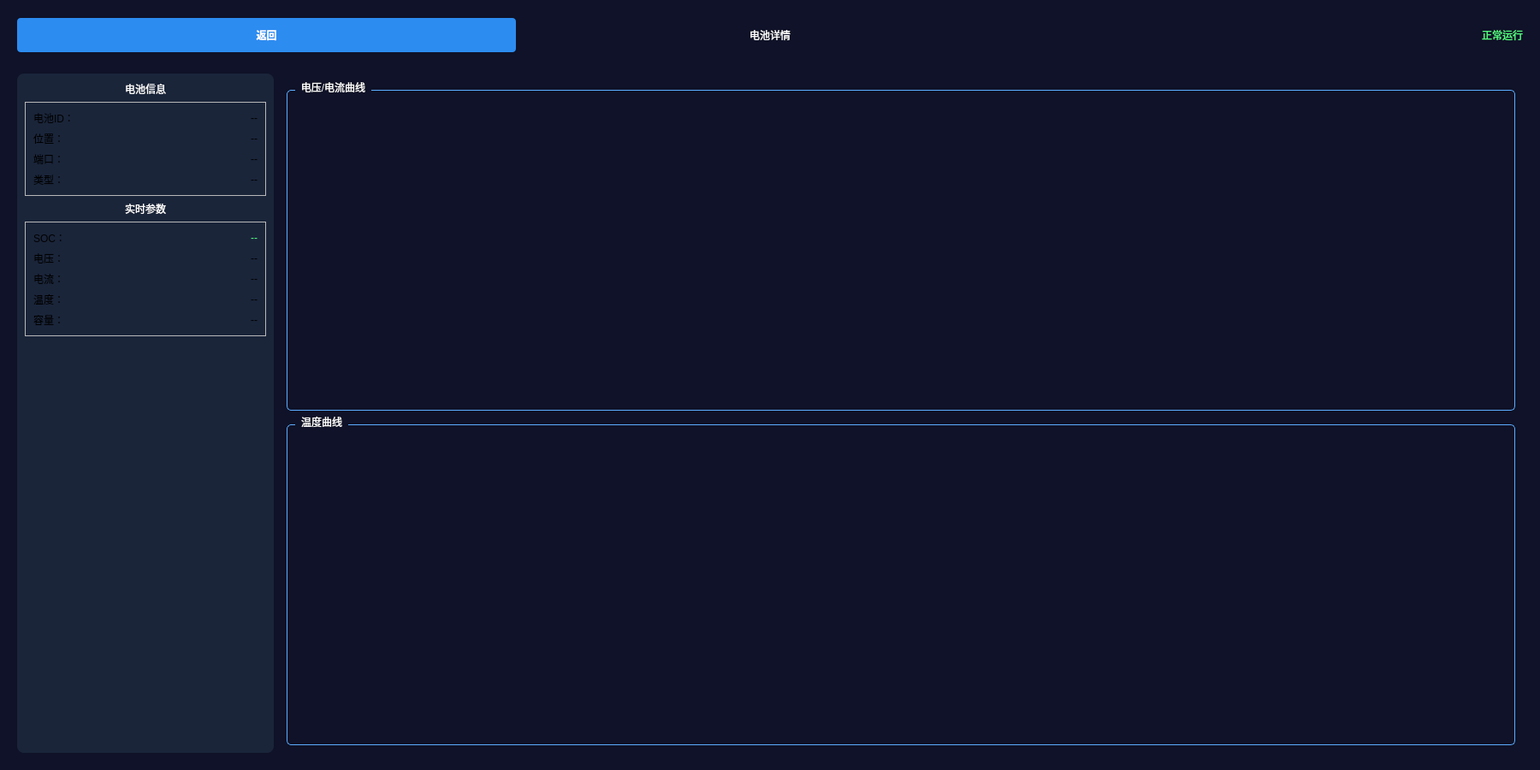
<?xml version="1.0" encoding="UTF-8"?>
<ui version="4.0">
 <class>BatteryDetailMainForm</class>
 <widget class="QWidget" name="BatteryDetailMainForm">
  <property name="geometry">
   <rect>
    <x>0</x>
    <y>0</y>
    <width>1800</width>
    <height>900</height>
   </rect>
  </property>
  <property name="windowTitle">
   <string>电池详情</string>
  </property>
  <property name="styleSheet">
   <string notr="true">#BatteryDetailMainForm{
background-color:#0f1228;
color: rgb(255, 255, 255);
}</string>
  </property>
  <layout class="QVBoxLayout" name="verticalLayout">
   <item>
    <widget class="QWidget" name="widget_top" native="true">
     <property name="minimumSize">
      <size>
       <width>0</width>
       <height>60</height>
      </size>
     </property>
     <property name="maximumSize">
      <size>
       <width>16777215</width>
       <height>60</height>
      </size>
     </property>
     <layout class="QHBoxLayout" name="horizontalLayout">
      <item>
       <widget class="QPushButton" name="btn_back">
        <property name="minimumSize">
         <size>
          <width>100</width>
          <height>40</height>
         </size>
        </property>
        <property name="styleSheet">
         <string notr="true">QPushButton {
    background-color: #2d8cf0;
    border-radius: 4px;
    color: white;
    font-weight: bold;
}
QPushButton:hover {
    background-color: #5cadff;
}
QPushButton:pressed {
    background-color: #2b85e4;
}</string>
        </property>
        <property name="text">
         <string>返回</string>
        </property>
       </widget>
      </item>
      <item>
       <widget class="QLabel" name="label_title">
        <property name="styleSheet">
         <string notr="true">font: 700 16pt &quot;Microsoft YaHei UI&quot;;
color: rgb(255, 255, 255);</string>
        </property>
        <property name="text">
         <string>电池详情</string>
        </property>
        <property name="alignment">
         <set>Qt::AlignCenter</set>
        </property>
       </widget>
      </item>
      <item>
       <widget class="QLabel" name="label_status">
        <property name="styleSheet">
         <string notr="true">color: rgb(85, 255, 127);
font: 700 12pt &quot;Microsoft YaHei UI&quot;;</string>
        </property>
        <property name="text">
         <string>正常运行</string>
        </property>
        <property name="alignment">
         <set>Qt::AlignRight|Qt::AlignTrailing|Qt::AlignVCenter</set>
        </property>
       </widget>
      </item>
     </layout>
    </widget>
   </item>
   <item>
    <widget class="QWidget" name="widget_main" native="true">
     <layout class="QHBoxLayout" name="horizontalLayout_2">
      <item>
       <widget class="QWidget" name="widget_left" native="true">
        <property name="minimumSize">
         <size>
          <width>300</width>
          <height>0</height>
         </size>
        </property>
        <property name="maximumSize">
         <size>
          <width>300</width>
          <height>16777215</height>
         </size>
        </property>
        <property name="styleSheet">
         <string notr="true">#widget_left {
background-color: #1a253a;
border-radius: 8px;
}</string>
        </property>
        <layout class="QVBoxLayout" name="verticalLayout_2">
         <item>
          <widget class="QLabel" name="label_battery_title">
           <property name="styleSheet">
            <string notr="true">font: 700 14pt &quot;Microsoft YaHei UI&quot;;
color: rgb(255, 255, 255);</string>
           </property>
           <property name="text">
            <string>电池信息</string>
           </property>
           <property name="alignment">
            <set>Qt::AlignCenter</set>
           </property>
          </widget>
         </item>
         <item>
          <widget class="QFrame" name="frame_battery_info">
           <property name="frameShape">
            <enum>QFrame::StyledPanel</enum>
           </property>
           <property name="frameShadow">
            <enum>QFrame::Raised</enum>
           </property>
           <layout class="QFormLayout" name="formLayout">
            <item row="0" column="0">
             <widget class="QLabel" name="label_1">
              <property name="text">
               <string>电池ID：</string>
              </property>
             </widget>
            </item>
            <item row="0" column="1">
             <widget class="QLabel" name="label_battery_id">
              <property name="text">
               <string>--</string>
              </property>
              <property name="alignment">
               <set>Qt::AlignRight|Qt::AlignTrailing|Qt::AlignVCenter</set>
              </property>
             </widget>
            </item>
            <item row="1" column="0">
             <widget class="QLabel" name="label_3">
              <property name="text">
               <string>位置：</string>
              </property>
             </widget>
            </item>
            <item row="1" column="1">
             <widget class="QLabel" name="label_battery_site">
              <property name="text">
               <string>--</string>
              </property>
              <property name="alignment">
               <set>Qt::AlignRight|Qt::AlignTrailing|Qt::AlignVCenter</set>
              </property>
             </widget>
            </item>
            <item row="2" column="0">
             <widget class="QLabel" name="label_5">
              <property name="text">
               <string>端口：</string>
              </property>
             </widget>
            </item>
            <item row="2" column="1">
             <widget class="QLabel" name="label_port">
              <property name="text">
               <string>--</string>
              </property>
              <property name="alignment">
               <set>Qt::AlignRight|Qt::AlignTrailing|Qt::AlignVCenter</set>
              </property>
             </widget>
            </item>
            <item row="3" column="0">
             <widget class="QLabel" name="label_7">
              <property name="text">
               <string>类型：</string>
              </property>
             </widget>
            </item>
            <item row="3" column="1">
             <widget class="QLabel" name="label_battery_type">
              <property name="text">
               <string>--</string>
              </property>
              <property name="alignment">
               <set>Qt::AlignRight|Qt::AlignTrailing|Qt::AlignVCenter</set>
              </property>
             </widget>
            </item>
           </layout>
          </widget>
         </item>
         <item>
          <widget class="QLabel" name="label_params_title">
           <property name="styleSheet">
            <string notr="true">font: 700 14pt &quot;Microsoft YaHei UI&quot;;
color: rgb(255, 255, 255);</string>
           </property>
           <property name="text">
            <string>实时参数</string>
           </property>
           <property name="alignment">
            <set>Qt::AlignCenter</set>
           </property>
          </widget>
         </item>
         <item>
          <widget class="QFrame" name="frame_params">
           <property name="frameShape">
            <enum>QFrame::StyledPanel</enum>
           </property>
           <property name="frameShadow">
            <enum>QFrame::Raised</enum>
           </property>
           <layout class="QFormLayout" name="formLayout_2">
            <item row="0" column="0">
             <widget class="QLabel" name="label_9">
              <property name="text">
               <string>SOC：</string>
              </property>
             </widget>
            </item>
            <item row="0" column="1">
             <widget class="QLabel" name="label_soc">
              <property name="styleSheet">
               <string notr="true">color: rgb(85, 255, 127);</string>
              </property>
              <property name="text">
               <string>--</string>
              </property>
              <property name="alignment">
               <set>Qt::AlignRight|Qt::AlignTrailing|Qt::AlignVCenter</set>
              </property>
             </widget>
            </item>
            <item row="1" column="0">
             <widget class="QLabel" name="label_11">
              <property name="text">
               <string>电压：</string>
              </property>
             </widget>
            </item>
            <item row="1" column="1">
             <widget class="QLabel" name="label_voltage">
              <property name="text">
               <string>--</string>
              </property>
              <property name="alignment">
               <set>Qt::AlignRight|Qt::AlignTrailing|Qt::AlignVCenter</set>
              </property>
             </widget>
            </item>
            <item row="2" column="0">
             <widget class="QLabel" name="label_13">
              <property name="text">
               <string>电流：</string>
              </property>
             </widget>
            </item>
            <item row="2" column="1">
             <widget class="QLabel" name="label_current">
              <property name="text">
               <string>--</string>
              </property>
              <property name="alignment">
               <set>Qt::AlignRight|Qt::AlignTrailing|Qt::AlignVCenter</set>
              </property>
             </widget>
            </item>
            <item row="3" column="0">
             <widget class="QLabel" name="label_15">
              <property name="text">
               <string>温度：</string>
              </property>
             </widget>
            </item>
            <item row="3" column="1">
             <widget class="QLabel" name="label_temp">
              <property name="text">
               <string>--</string>
              </property>
              <property name="alignment">
               <set>Qt::AlignRight|Qt::AlignTrailing|Qt::AlignVCenter</set>
              </property>
             </widget>
            </item>
            <item row="4" column="0">
             <widget class="QLabel" name="label_17">
              <property name="text">
               <string>容量：</string>
              </property>
             </widget>
            </item>
            <item row="4" column="1">
             <widget class="QLabel" name="label_capacity">
              <property name="text">
               <string>--</string>
              </property>
              <property name="alignment">
               <set>Qt::AlignRight|Qt::AlignTrailing|Qt::AlignVCenter</set>
              </property>
             </widget>
            </item>
           </layout>
          </widget>
         </item>
         <item>
          <spacer name="verticalSpacer">
           <property name="orientation">
            <enum>Qt::Vertical</enum>
           </property>
           <property name="sizeHint" stdset="0">
            <size>
             <width>20</width>
             <height>40</height>
            </size>
           </property>
          </spacer>
         </item>
        </layout>
       </widget>
      </item>
      <item>
       <widget class="QWidget" name="widget_right" native="true">
        <layout class="QVBoxLayout" name="verticalLayout_3">
         <item>
          <widget class="QGroupBox" name="groupBox">
           <property name="styleSheet">
            <string notr="true">QGroupBox {
    border: 1px solid #5cadff;
    border-radius: 5px;
    margin-top: 10px;
    font: 700 12pt &quot;Microsoft YaHei UI&quot;;
    color: white;
}
QGroupBox::title {
    subcontrol-origin: margin;
    left: 10px;
    padding: 0 5px 0 5px;
}</string>
           </property>
           <property name="title">
            <string>电压/电流曲线</string>
           </property>
           <layout class="QVBoxLayout" name="layout_chart_voltage_current"/>
          </widget>
         </item>
         <item>
          <widget class="QGroupBox" name="groupBox_2">
           <property name="styleSheet">
            <string notr="true">QGroupBox {
    border: 1px solid #5cadff;
    border-radius: 5px;
    margin-top: 10px;
    font: 700 12pt &quot;Microsoft YaHei UI&quot;;
    color: white;
}
QGroupBox::title {
    subcontrol-origin: margin;
    left: 10px;
    padding: 0 5px 0 5px;
}</string>
           </property>
           <property name="title">
            <string>温度曲线</string>
           </property>
           <layout class="QVBoxLayout" name="layout_chart_temperature"/>
          </widget>
         </item>
        </layout>
       </widget>
      </item>
     </layout>
    </widget>
   </item>
  </layout>
 </widget>
 <resources/>
 <connections/>
</ui>
